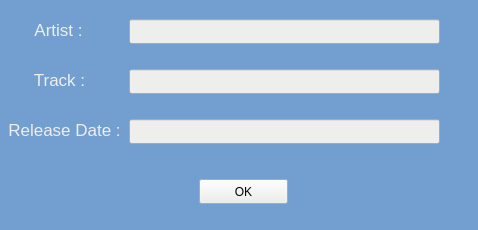
<?xml version="1.0" encoding="UTF-8"?>
<ui version="4.0">
 <class>SongInfo</class>
 <widget class="QMainWindow" name="SongInfo">
  <property name="geometry">
   <rect>
    <x>0</x>
    <y>0</y>
    <width>478</width>
    <height>230</height>
   </rect>
  </property>
  <property name="windowTitle">
   <string>Song Information</string>
  </property>
  <widget class="QWidget" name="centralwidget">
   <widget class="QWidget" name="verticalLayoutWidget">
    <property name="geometry">
     <rect>
      <x>-1</x>
      <y>-1</y>
      <width>491</width>
      <height>411</height>
     </rect>
    </property>
    <layout class="QVBoxLayout" name="verticalLayout">
     <item>
      <widget class="QFrame" name="frame">
       <property name="styleSheet">
        <string notr="true">background-color: rgb(114, 159, 207);</string>
       </property>
       <property name="frameShape">
        <enum>QFrame::StyledPanel</enum>
       </property>
       <property name="frameShadow">
        <enum>QFrame::Raised</enum>
       </property>
       <widget class="QLineEdit" name="artistfield">
        <property name="geometry">
         <rect>
          <x>130</x>
          <y>20</y>
          <width>311</width>
          <height>25</height>
         </rect>
        </property>
        <property name="styleSheet">
         <string notr="true">background-color: rgb(238, 238, 236);</string>
        </property>
        <property name="readOnly">
         <bool>true</bool>
        </property>
       </widget>
       <widget class="QLabel" name="artist">
        <property name="geometry">
         <rect>
          <x>9</x>
          <y>20</y>
          <width>101</width>
          <height>21</height>
         </rect>
        </property>
        <property name="font">
         <font>
          <pointsize>13</pointsize>
         </font>
        </property>
        <property name="styleSheet">
         <string notr="true">color: rgb(238, 238, 236);</string>
        </property>
        <property name="text">
         <string>Artist :</string>
        </property>
        <property name="alignment">
         <set>Qt::AlignCenter</set>
        </property>
       </widget>
       <widget class="QLabel" name="track">
        <property name="geometry">
         <rect>
          <x>10</x>
          <y>70</y>
          <width>101</width>
          <height>21</height>
         </rect>
        </property>
        <property name="font">
         <font>
          <pointsize>13</pointsize>
         </font>
        </property>
        <property name="styleSheet">
         <string notr="true">color: rgb(238, 238, 236);</string>
        </property>
        <property name="text">
         <string>Track :</string>
        </property>
        <property name="alignment">
         <set>Qt::AlignCenter</set>
        </property>
       </widget>
       <widget class="QLineEdit" name="trackfield">
        <property name="geometry">
         <rect>
          <x>130</x>
          <y>70</y>
          <width>311</width>
          <height>25</height>
         </rect>
        </property>
        <property name="styleSheet">
         <string notr="true">background-color: rgb(238, 238, 236);</string>
        </property>
        <property name="readOnly">
         <bool>true</bool>
        </property>
       </widget>
       <widget class="QLabel" name="releasedate">
        <property name="geometry">
         <rect>
          <x>10</x>
          <y>120</y>
          <width>111</width>
          <height>21</height>
         </rect>
        </property>
        <property name="font">
         <font>
          <pointsize>13</pointsize>
         </font>
        </property>
        <property name="styleSheet">
         <string notr="true">color: rgb(238, 238, 236);</string>
        </property>
        <property name="text">
         <string>Release Date :</string>
        </property>
        <property name="alignment">
         <set>Qt::AlignCenter</set>
        </property>
       </widget>
       <widget class="QLineEdit" name="releasedatefield">
        <property name="geometry">
         <rect>
          <x>130</x>
          <y>120</y>
          <width>311</width>
          <height>25</height>
         </rect>
        </property>
        <property name="styleSheet">
         <string notr="true">background-color: rgb(238, 238, 236);</string>
        </property>
        <property name="readOnly">
         <bool>true</bool>
        </property>
       </widget>
       <widget class="QPushButton" name="pushButton">
        <property name="geometry">
         <rect>
          <x>200</x>
          <y>180</y>
          <width>89</width>
          <height>25</height>
         </rect>
        </property>
        <property name="styleSheet">
         <string notr="true">background-color: rgb(238, 238, 236);</string>
        </property>
        <property name="text">
         <string>OK</string>
        </property>
       </widget>
      </widget>
     </item>
    </layout>
   </widget>
  </widget>
 </widget>
 <resources/>
 <connections/>
</ui>
